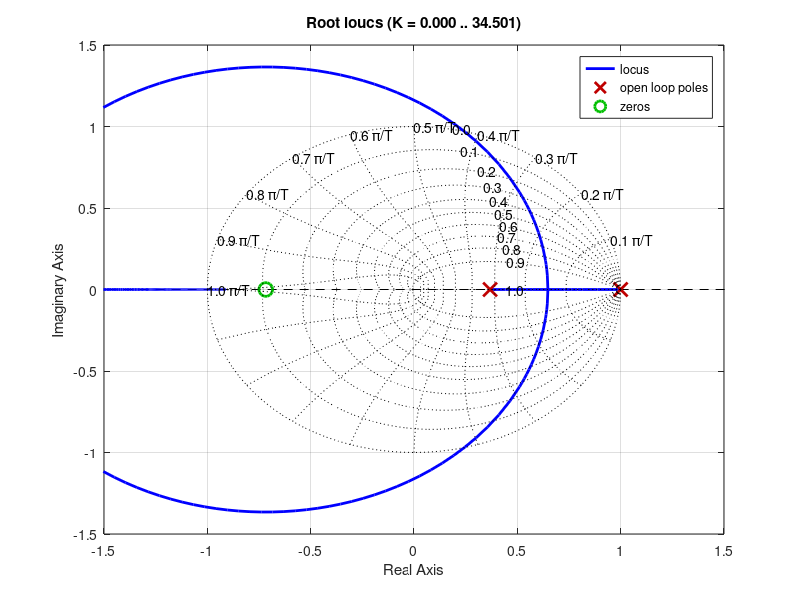
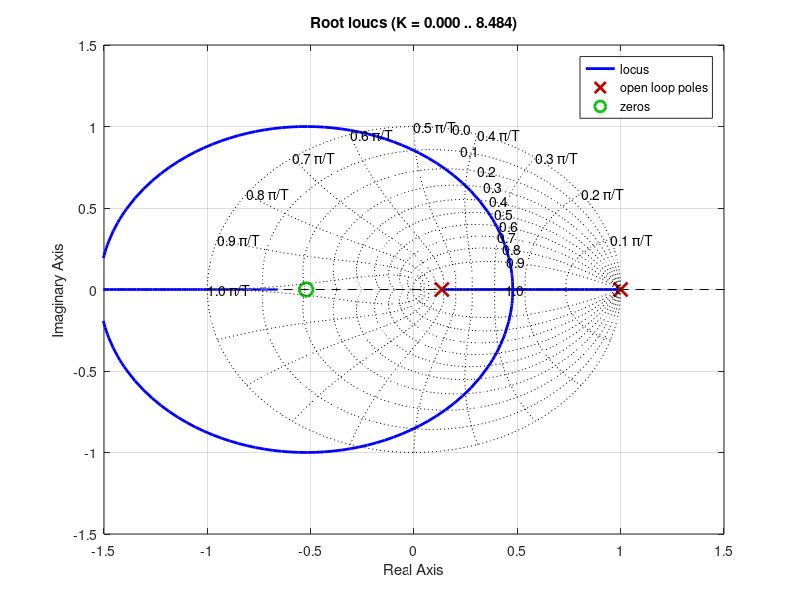
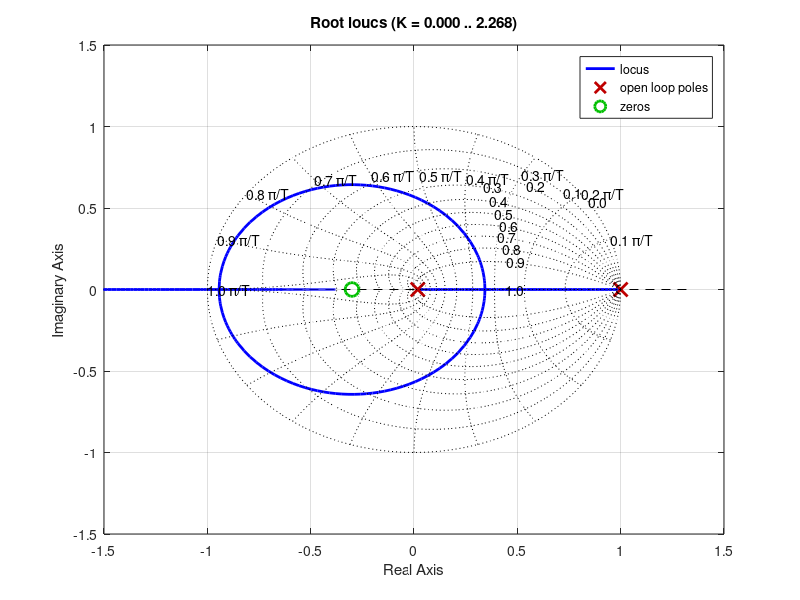
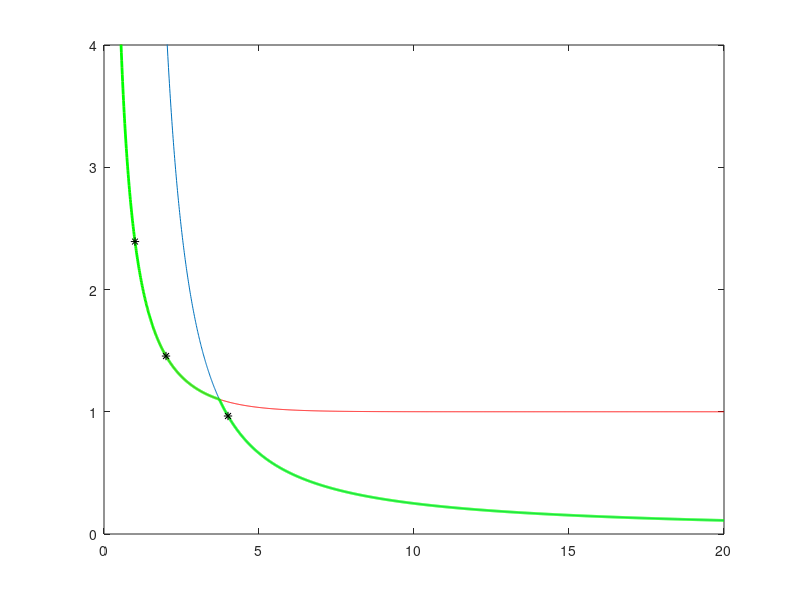

Write MATLAB code to recreate these figures, in order.
clear all
close all
clc

%% Excercise 1

G1z=tf([0.368 0.264],[1 -0.368],1);
G0z1=tf([1],[1 -1],1);
G2z=tf([1.14 0.595],[1 -0.135],2);
G0z2=tf([1],[1 -1],2);
G3z=tf([3.027 0.908],[1 -0.0183],4);
G0z3=tf([1],[1 -1],4);

%% THIS 1
figure(9)
rlocus(G0z1*G1z)
zgrid 
set(gca,'Xlim',[-1.5 1.5])
set(gca,'Ylim',[-1.5 1.5])

%% THIS 2
figure(10)
rlocus(G0z2*G2z)
zgrid 
set(gca,'Xlim',[-1.5 1.5])
set(gca,'Ylim',[-1.5 1.5])

%% THIS 3
figure(11)
rlocus(G0z3*G3z)
zgrid 
set(gca,'Xlim',[-1.5 1.5])
set(gca,'Ylim',[-1.5 1.5])


%% THIS 4
figure(12)
T=0.5:0.01:20;
K1=-2*(1+exp(-T))./(2*(1-exp(-T))-T.*(1+exp(-T)));
K2=(1-exp(-T))./(1-exp(-T)-T.*exp(-T));
plot(T,K1)
hold on
set(gca,'Ylim',[0 4])

%% THIS 5
plot(T,K2,'r')
%set(gca,'Xlim',[-1 1])
set(gca,'Ylim',[0 4])

%% THIS 6
[~,ind]=min(abs(T-3.72));
plot(T(1:ind),K2(1:ind),'g','linewidth',2)
plot(T(ind:end),K1(ind:end),'g','linewidth',2)
Klim1=(1-exp(-1))/(1-exp(-1)-1*exp(-1))
plot(1,Klim1,'*k')
Klim2=(1-exp(-2))/(1-exp(-2)-2*exp(-2))
plot(2,Klim2,'*k')
Klim4=-2*(1+exp(-4))/(2*(1-exp(-4))-4*(1+exp(-4)))
plot(4,Klim4,'*k')


%% Excercise 2

%% THIS 7
HPz=tf([0 1-exp(-1)],[1 -exp(-1) 0 0],1);
figure(13)
rlocus(HPz)
hold on
zgrid 
set(gca,'Xlim',[-1.5 1.5])
set(gca,'Ylim',[-1.5 1.5])

%% THIS 8
theta=0:0.01:2*pi;
plot(3/4*cos(theta),3/4*sin(theta),'g','linewidth',2)


%% THIS 9
HPx=tf([0 1-exp(-1)],[27/64 -9/16*exp(-1) 0 0],1);
figure(14)
rlocus(HPx)
zgrid 
set(gca,'Xlim',[-1 1])
set(gca,'Ylim',[-1 1])



